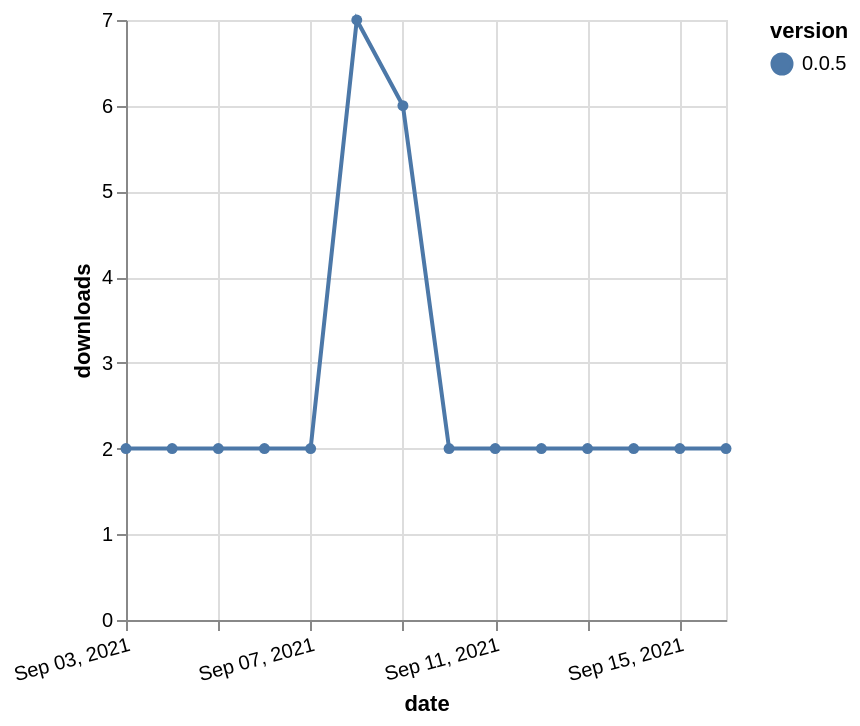

Source (Vega-Lite JSON):
### Vega-Lite specification from a JSON file in a GitHub repository (floating-point values rounded to 4 significant figures)
{"$schema": "https://vega.github.io/schema/vega-lite/v5.json", "description": "A simple bar chart with embedded data.", "data": {"values": [{"date": "2021-09-03", "total": 3618, "delta": 2, "version": "0.0.5"}, {"date": "2021-09-04", "total": 3620, "delta": 2, "version": "0.0.5"}, {"date": "2021-09-05", "total": 3622, "delta": 2, "version": "0.0.5"}, {"date": "2021-09-06", "total": 3624, "delta": 2, "version": "0.0.5"}, {"date": "2021-09-07", "total": 3626, "delta": 2, "version": "0.0.5"}, {"date": "2021-09-08", "total": 3633, "delta": 7, "version": "0.0.5"}, {"date": "2021-09-09", "total": 3639, "delta": 6, "version": "0.0.5"}, {"date": "2021-09-10", "total": 3641, "delta": 2, "version": "0.0.5"}, {"date": "2021-09-11", "total": 3643, "delta": 2, "version": "0.0.5"}, {"date": "2021-09-12", "total": 3645, "delta": 2, "version": "0.0.5"}, {"date": "2021-09-13", "total": 3647, "delta": 2, "version": "0.0.5"}, {"date": "2021-09-14", "total": 3649, "delta": 2, "version": "0.0.5"}, {"date": "2021-09-15", "total": 3651, "delta": 2, "version": "0.0.5"}, {"date": "2021-09-16", "total": 3653, "delta": 2, "version": "0.0.5"}]}, "width": "container", "mark": {"type": "line", "point": {"filled": true}}, "encoding": {"x": {"field": "date", "type": "temporal", "timeUnit": "yearmonthdate", "title": "date", "axis": {"labelAngle": -15}}, "y": {"field": "delta", "type": "quantitative", "title": "downloads"}, "color": {"field": "version", "type": "nominal"}, "tooltip": {"field": "delta"}}}
